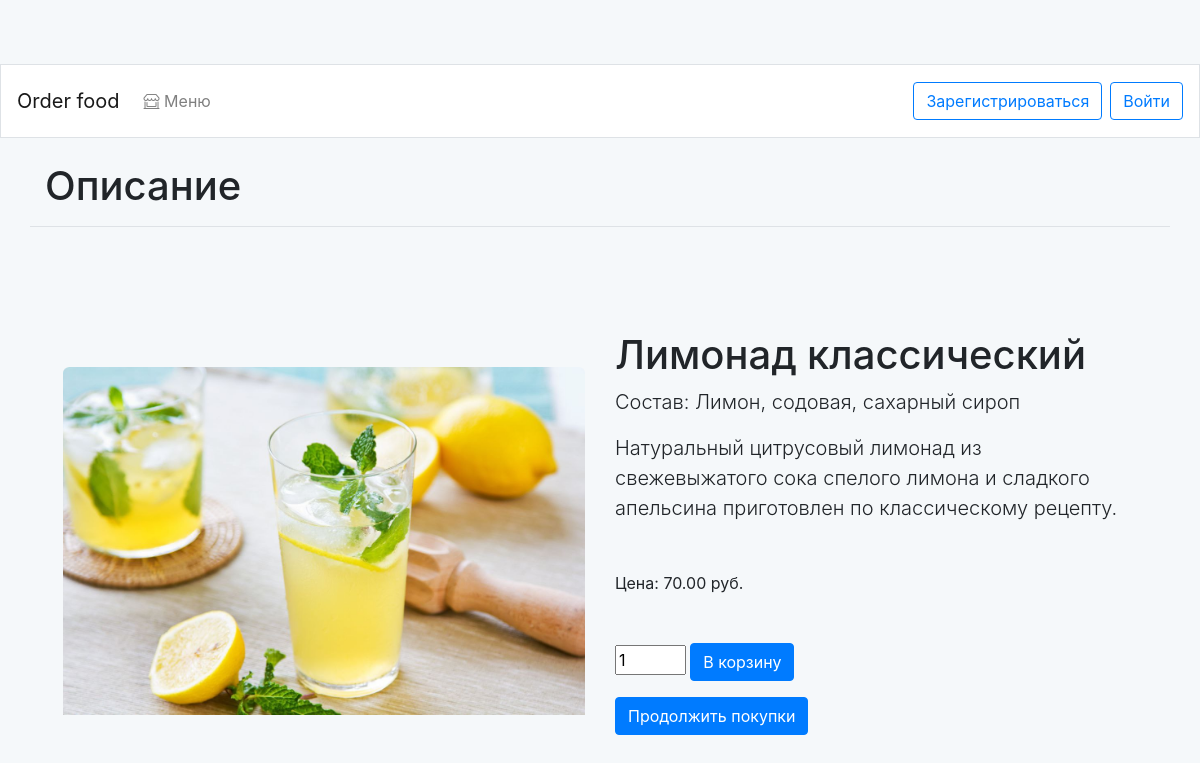
/14/limonad-klassicheskij/, run on the app's committed database.
### food_order/models.py (models this page shows, shortened)
class Dish(models.Model):
    category = models.ForeignKey(Category,
                                 related_name='dishes',
                                 on_delete=models.CASCADE,
                                 default=None)
    name = models.CharField(max_length=50)
    slug = models.SlugField(max_length=50,
                            unique=True)
    image = models.ImageField(upload_to='dishes/%Y/%m/%d',
                              blank=True)
    description = models.TextField(blank=True)
    composition = models.CharField(max_length=250)
    price = models.DecimalField(max_digits=10,
                                decimal_places=2)
    available = models.BooleanField(default=True)
    created = models.DateTimeField(auto_now_add=True)
    updated = models.DateTimeField(auto_now=True)
    class Meta:
        ordering = ['name']
        indexes = [
            models.Index(fields=['id', 'slug']),
            models.Index(fields=['name']),
            models.Index(fields=['-created']),
        ]

### food_order/views.py (the view)
def dish_detail(request, id, slug):
    dish = get_object_or_404(Dish,
                             id=id,
                             slug=slug,
                             available=True)
    cart_dish_form = CartAddDishForm()
    return render(request,
                  'food_order/dish/detail.html',
                  {'dish': dish,
                   'cart_dish_form': cart_dish_form})

### cart/forms.py
class CartAddDishForm(forms.Form):
    quantity = forms.IntegerField(
        widget=forms.NumberInput(attrs={'style': 'width:7ch',
                                        'value': 1,
                                        'min': 1,
                                        'max': 20,
                                        'step': 1}),
        required=False,
        initial=1,
        label="")
    override = forms.BooleanField(required=False,
                                  initial=False,
                                  widget=forms.HiddenInput)

### cart/cart.py (called while the page is built)
    def __len__(self):
        return sum(item['quantity'] for item in self.cart.values())

### cart/context_processors.py (called while the page is built)
def cart(request):
    return {'cart': Cart(request)}

### food_order/templates/food_order/dish/detail.html (shortened to what this page needs)
{% extends "food_order/base.html" %}
{% load static %}
{% block page_header %}
  <h1>Описание</h1>
{% endblock %}
{% block content %}
    <section class="py-5">
        <div class="container-fluid px-4 px-lg-5 my-5">
            <div class="row gx-4 gx-lg-5 align-items-center">
                <div class="col-md-6"><img class="card-img-top mb-5 mb-md-0"
                                           src="{{ dish.image.url }}" alt="..."/></div>
                <div class="col-md-6">
                    <h1 class="display-5 fw-bolder">{{ dish.name }}</h1>
                    <p class="lead">Состав:{% if dish.composition %} {{ dish.composition }} {% else %} Состав
                      отсутствует... {% endif %}</p>
                    <p class="lead">{% if dish.description %} {{ dish.description }} {% else %} Описание
                        отсутствует... {% endif %}</p>
                    <div class="fs-5 mt-5 mb-3">
                        <span>Цена: {{ dish.price }} руб.</span>
                    </div>
                    <div class="fs-5 mt-5 mb-3">
                      <p><form action="{% url 'cart:cart_add' dish.id %}" method="post">
                        {{ cart_dish_form }}
                        <button role="submit" class="btn btn-primary">В корзину</button>
                      </form></p>
                      <a  href="{% url 'food_order:dish_list' %}" class="btn btn-primary">Продолжить покупки</a>
                  </div>
                </div>
            </div>
        </div>
    </section>
{% endblock %}

### static/css/base.css (style rules this page uses)
body { padding-top: 4em; background-color: #F5F8FA; }
.card-img-top { border-radius: 0.4rem 0.4rem 0 0; }

### data on the page
Dish: image (picture), name "Лимонад классический", composition "Лимон, содовая, сахарный сироп", description "Натуральный цитрусовый лимонад из свежевыжатого сока спелого лимона и сладкого апельсина приготовлен по классическому рецепту.", price "70.00"
